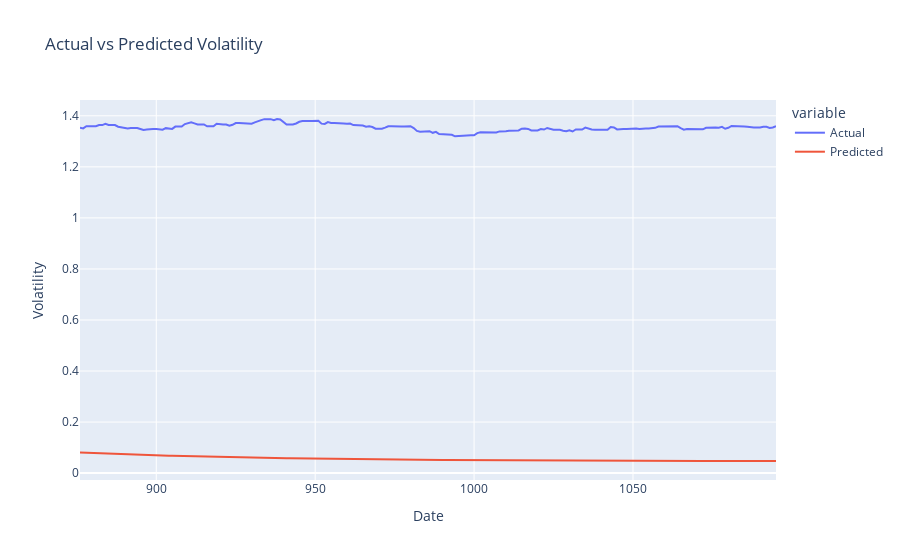

Here is the notebook cell this chart was saved with:
### Code cell
# Define the GARCH model
model = arch_model(train["USD_AUD"], vol='GARCH')

# Fit the model
fitted_model = model.fit()

# Forecast the test set
test_pred = fitted_model.forecast(horizon=len(test))
predicted_volatility = np.sqrt(test_pred.variance.dropna().values[-1])

# Ensure the index of predicted_volatility aligns with the test set
predicted_volatility = pd.Series(predicted_volatility, index=test.index)

# Create a DataFrame for plotting
results_df = pd.DataFrame({
    'Actual': test,
    'Predicted': predicted_volatility
})

# Plot using Plotly Express
fig = px.line(results_df, title='Actual vs Predicted Volatility')
fig.update_xaxes(title_text='Date')
fig.update_yaxes(title_text='Volatility')
fig.show()

# Calculate MSE, MAE, and MAPE
mse = mean_squared_error(test, predicted_volatility)
mae = mean_absolute_error(test, predicted_volatility)
mape = mean_absolute_percentage_error(test, predicted_volatility)

print('MSE:', mse)
print('MAE:', mae)
print('MAPE:', mape)

### Figure 1 — Plotly figure (JSON) as saved in the notebook; plotly's stock layout.template omitted (floating-point values rounded to 4 significant figures; data arrays with more than 128 entries replaced by an {"elided": "..."} marker saying what was removed)
{"data": [{"hovertemplate": "variable=Actual<br>index=%{x}<br>value=%{y}<extra></extra>", "legendgroup": "Actual", "line": {"color": "#636efa", "dash": "solid"}, "marker": {"symbol": "circle"}, "mode": "lines", "name": "Actual", "orientation": "v", "showlegend": true, "type": "scatter", "x": {"elided": "220 int values"}, "xaxis": "x", "y": {"elided": "220 float values"}, "yaxis": "y"}, {"hovertemplate": "variable=Predicted<br>index=%{x}<br>value=%{y}<extra></extra>", "legendgroup": "Predicted", "line": {"color": "#EF553B", "dash": "solid"}, "marker": {"symbol": "circle"}, "mode": "lines", "name": "Predicted", "orientation": "v", "showlegend": true, "type": "scatter", "x": {"elided": "220 int values"}, "xaxis": "x", "y": {"elided": "220 float values"}, "yaxis": "y"}], "layout": {"legend": {"title": {"text": "variable"}, "tracegroupgap": 0}, "title": {"text": "Actual vs Predicted Volatility"}, "xaxis": {"anchor": "y", "domain": [0, 1], "title": {"text": "Date"}}, "yaxis": {"anchor": "x", "domain": [0, 1], "title": {"text": "Volatility"}}}}
